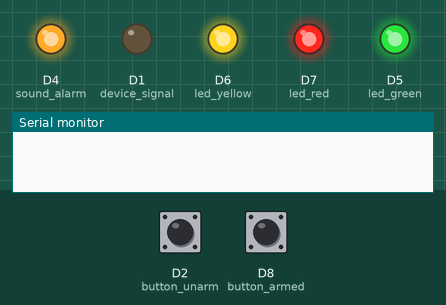
This sketch was run on a simulated ESP8266 (NodeMCU). On the bench: output pins drawn as LEDs (lit = HIGH), the last lines printed to the serial monitor. The inputs (shaded band) are chosen by the test bench; at power-on: D2 (button_unarm) HIGH, D8 (button_armed) LOW.

Above: at 0.9 s.
At 1.9 s:
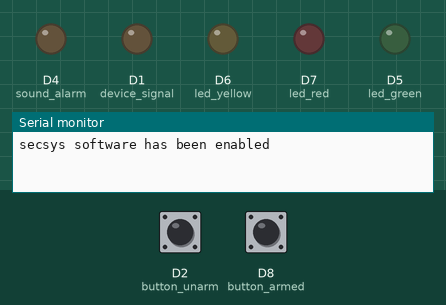
2.0 s: D2 (button_unarm) pulled LOW for 0.15 s
At 3.6 s:
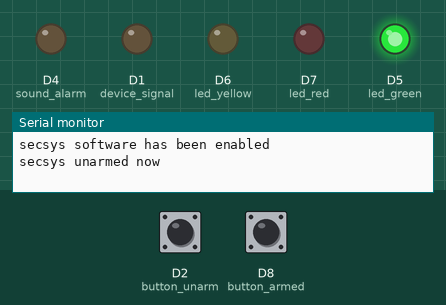
Timing chart, 0 to 5.1 s (numbered marks = the images above; inputs shaded):
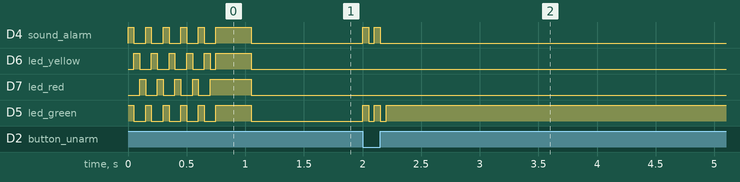

The sketch:

secsyspart1.ino
```cpp
/* secsys software by kaan turan (version 1.0) for node mcu 2688
 * software: secsys 1/2 for device number 1/2 (door)
 *
 * info
 * > status: HIGH (signal on), LOW (signal off)
 *
 */


//[]==========[settings start]==========[]
int time_speed = 50; //general refresh rate of system loop

int time_stage = 20; //alarm prestage stage time (in seconds) (sum up for total time before final alarm) - default: 20
int time_stage0 = 10; //default: 10
int time_stage1 = 5; //default: 5
int time_stage2 = 3; //default: 3

int final_time = 600; //time after final alarm goes on and disabled itself (in seconds) - default: 600

int cooldown = 420; //cooldown time after disabling the system (in seconds) - default: 180

int time_activator = 50; //how "long" the message to the second device will be (should be the same in secsyspart2) - default: 100


//[]==========[pins start]==========[]
int button_armed = D8; //signal that enables the first stage
int button_unarm = D2; //signal that disables all alarm stages

int sound_alarm = D4; //sound signal device for user imput and feedback

int led_green = D5; //green led
int led_yellow = D6; //yellow led
int led_red = D7; //red led

int device_signal = D1; //signal that enables second secsys device


//[]==========[variables start]==========[]
boolean first_start = true; //only gets activates when software starts first time

int time_type = 0; //1/4 sec
int time_type0 = 0; //1/2 sec
int time_type1 = 0; //1 sec
int time_type2 = 0; //10 sec

boolean alarm_prestage = false; //if the alarm gets enabled for the first time
int alarm_counter = 0; //alarm prestage stage counter

boolean alarm_stage = false; //alarm stages from prestage
boolean alarm_stage0 = false;
boolean alarm_stage1 = false;
boolean alarm_stage2 = false;

boolean final_alarm = false; //alarm after no unarming has happend
int final_timer = 0; //timer for automatical final alarm disabilisazion

boolean system_unarmed = false; //if system gets unarmed
int time_cooldown = 0; //cooldown after unarming the system


//[]==========[setup]==========[]
void setup() {
  Serial.begin(500000);

  pinMode(button_armed, INPUT);
  pinMode(button_unarm, INPUT);

  pinMode(sound_alarm, OUTPUT);

  pinMode(led_green, OUTPUT);
  pinMode(led_yellow, OUTPUT);
  pinMode(led_red, OUTPUT);

  pinMode(device_signal, OUTPUT);
}


//[]==========[loop]==========[]
void loop() {
  //blinking on first software start
  if (first_start == true) {
    for (int i = 0; i < 5; i++) {
      digitalWrite(led_green, HIGH); digitalWrite(sound_alarm, HIGH); delay(50); digitalWrite(led_yellow, HIGH); digitalWrite(led_green, LOW); digitalWrite(sound_alarm, LOW); delay(50); digitalWrite(led_red, HIGH); digitalWrite(led_yellow, LOW); delay(50); digitalWrite(led_red, LOW);
    }
    digitalWrite(sound_alarm, HIGH); digitalWrite(led_green, HIGH); digitalWrite(led_yellow, HIGH);  digitalWrite(led_red, HIGH); delay(300); digitalWrite(sound_alarm, LOW); digitalWrite(led_green, LOW); digitalWrite(led_yellow, LOW);  digitalWrite(led_red, LOW);

    first_start = false;

    for (int i = 0; i < 30; i++) {
      Serial.println("");
    }
    Serial.println("secsys software has been enabled");
  }

  //unarm button settings
  if (digitalRead(button_unarm) == LOW && system_unarmed == false) {
    if (final_alarm == false && (alarm_prestage == true || final_alarm == true)) {
      digitalWrite(device_signal, HIGH); delay(time_activator); digitalWrite(device_signal, LOW);
    }

    system_unarmed = true;

    for (int i = 0; i < 2; i++) {
      digitalWrite(sound_alarm, HIGH); digitalWrite(led_green, HIGH); digitalWrite(led_yellow, LOW);  digitalWrite(led_red, LOW); delay(50); digitalWrite(sound_alarm, LOW); digitalWrite(led_green, LOW); delay(50);
    }

    time_type = 0;
    time_type0 = 0;
    time_type1 = 0;
    time_type2 = 0;

    alarm_prestage = false;
    alarm_counter = 0;

    alarm_stage = false;
    alarm_stage0 = false;
    alarm_stage1 = false;
    alarm_stage2 = false;

    final_alarm = false;
    final_timer = 0;

    time_cooldown = 0;

    digitalWrite(led_green, HIGH);

    Serial.println("secsys unarmed now");
  }
  if (time_cooldown >= cooldown && system_unarmed == true) { //after the cooldown is over
    digitalWrite(led_green, LOW); digitalWrite(led_red, HIGH); digitalWrite(sound_alarm, HIGH); delay(500); digitalWrite(led_red, LOW); digitalWrite(sound_alarm, LOW);

    time_cooldown = 0;
    system_unarmed = false;
  }

  //final alarm settings
  if (final_alarm == true) {
    digitalWrite(led_red, HIGH); digitalWrite(led_yellow, LOW); digitalWrite(led_green, LOW); digitalWrite(sound_alarm, LOW);

    alarm_prestage = false;
    alarm_counter = 0;

    if (final_timer >= final_time) {
      first_start = true;

      time_type = 0;
      time_type0 = 0;
      time_type1 = 0;
      time_type2 = 0;

      alarm_prestage = false;
      alarm_counter = 0;

      alarm_stage = false;
      alarm_stage0 = false;
      alarm_stage1 = false;
      alarm_stage2 = false;

      final_alarm = false;
      final_timer = 0;

      time_cooldown = 0;

      Serial.println("secsys final alarm is now disabled");
    }
  }

  //alarm_prestage activator (checker)
  if (digitalRead(button_armed) == HIGH && system_unarmed == false) {
    if (alarm_prestage == false && final_alarm == false) {
      digitalWrite(device_signal, HIGH); delay(time_activator); digitalWrite(device_signal, LOW);

      alarm_prestage = true;

      Serial.println("prestage alarm got enabled");
    }
  }

  //alarm_prestage yellow led blinking stages
  if (alarm_prestage == true && alarm_stage2 == false) { //general alarm prestage led and sound settings
    digitalWrite(led_yellow, LOW); digitalWrite(sound_alarm, LOW);
  }
  if (alarm_stage2 == true) { //last alarm prestage led and sound settings
    digitalWrite(led_yellow, HIGH); digitalWrite(sound_alarm, HIGH);
  }

  if (alarm_counter <= time_stage && alarm_prestage == true) {
    alarm_stage = true;
  } else if (alarm_counter > time_stage && alarm_counter <= time_stage + time_stage0) {
    alarm_stage = false;
    alarm_stage0 = true;
  } else if (alarm_counter > time_stage + time_stage0 && alarm_counter <= time_stage + time_stage0 + time_stage1) {
    alarm_stage0 = false;
    alarm_stage1 = true;
  } else if (alarm_counter > time_stage + time_stage0 + time_stage1 && alarm_counter <= time_stage + time_stage0 + time_stage1 + time_stage2) {
    alarm_stage1 = false;
    alarm_stage2 = true;
  } else if (alarm_counter > time_stage + time_stage0 + time_stage1 + time_stage2) {
    alarm_stage2 = false;

    final_alarm = true;

    Serial.println("final alarm enabled no unarming happened");
  }


  //[]==========[1/4 sec]==========[]
  if (time_type == 5) {
    time_type = 0; //reset time_speed (time_speed: 5 = 1/4 sec)
    time_type0++;
    //--- /\ --- time settings --- /\ ---

    //default green light blink turn off (after every 10 seconds the light gets emediatly disabled 1/4 second afterwards (light goes on for 1/4 of a second))
    if (alarm_prestage == false && system_unarmed == false) {
      digitalWrite(led_green, LOW);
    }

    //second alarm stage from alarm prestage
    if (alarm_stage1 == true) {
      digitalWrite(led_yellow, HIGH); digitalWrite(sound_alarm, HIGH);
    }
  }


  //[]==========[1/2 sec]==========[]
  if (time_type0 == 2) {
    time_type0 = 0; //reset time_type0 (time_type0: 2 = 1/2 sec)
    time_type1++;
    //--- /\ --- time settings --- /\ ---

    //second alarm stage from alarm prestage
    if (alarm_stage0 == true) {
      digitalWrite(led_yellow, HIGH); digitalWrite(sound_alarm, HIGH);
    }
  }


  //[]==========[1 sec]==========[]
  if (time_type1 == 2) {
    time_type1 = 0; //reset time_type1 (time_type1: 2 = 1 sec)
    time_type2++;
    //--- /\ --- time settings --- /\ ---

    //counter for alarm stages goes up every second
    if (alarm_prestage == true) {
      alarm_counter++;
    }

    //first alarm stage from alarm prestage
    if (alarm_stage == true) {
      digitalWrite(led_yellow, HIGH);
    }

    //final alarm counter
    if (final_alarm == true) {
      final_timer++;
    }

    //cooldown counter for unarming
    if (system_unarmed == true) {
      //reset timer
      if (digitalRead(D2) == HIGH) {
        time_cooldown = 0;
      }

      time_cooldown++;
    }
  }


   //[]==========[30 sec]==========[]
  if (time_type2 == 30) {
    time_type2 = 0; //reset time_type2 (time_type2: 30 = 30 sec)
    //--- /\ --- time settings --- /\ ---

    //default green light blink (enabling every 10 seconds)
    if (alarm_prestage == false && final_alarm == false) {
      digitalWrite(led_green, HIGH);
    }
  }


  time_type++;
  delay(time_speed);
}
```

Measured:
- after the input at 2.0 s, D4 (sound_alarm): alternates HIGH for 0.05 s and LOW for 0.05 s, 4 changes in all, then stays LOW, starting at once; D5 (led_green): alternates HIGH for 0.05 s and LOW for 0.05 s, 5 changes in all, then stays HIGH, starting at once
